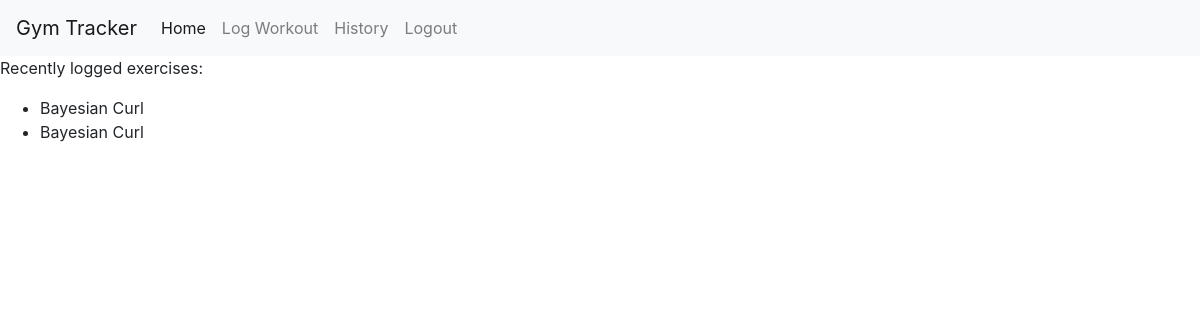
Page / (signed in) on the earlier database version.
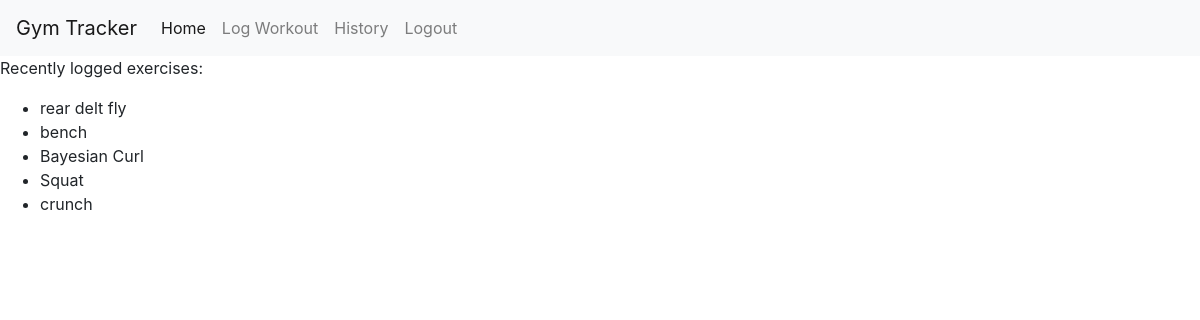
Same page on the later database version.
### app/models.py (models this page shows, shortened)
class Workout(db.Model):
      id = db.Column(db.Integer, primary_key=True)
      user_id = db.Column(db.Integer, db.ForeignKey("users.id"))
      exercise_name = db.Column(db.String(100))
      weight = db.Column(db.Float)
      sets = db.Column(db.Integer)
      reps = db.Column(db.Integer)
      date = db.Column(db.Date)

### app/__init__.py (the view)
    @app.route("/")
    def homepage():
        if current_user.is_authenticated:
            recent_workouts = Workout.query.filter_by(user_id=current_user.id).order_by(Workout.date.desc()).limit(5).all()
            return render_template("home.html", workouts=recent_workouts)
        return render_template("home.html")

### app/templates/home.html (shortened to what this page needs)
{% extends "base.html" %}
{% block content %}
{% if current_user.is_authenticated %}
    <p>Recently logged exercises: </p>
    <ul>
    {% for exercise in workouts %}
        <li> {{ exercise.exercise_name }} </li>
    {% endfor %}
    </ul>
{% else %}
    <p> Welcome to Gym Tracker! </p>
    <p> <a href="{{ url_for('login') }}">Login</a> or <a href="{{ url_for('register') }}">register</a> to get started</p>
{% endif %}
{% endblock %}

Differences in the rows shown:
removed Workout: exercise_name "Bayesian Curl"
added Workout: exercise_name "rear delt fly"
added Workout: exercise_name "bench"
added Workout: exercise_name "Squat"
added Workout: exercise_name "crunch"
